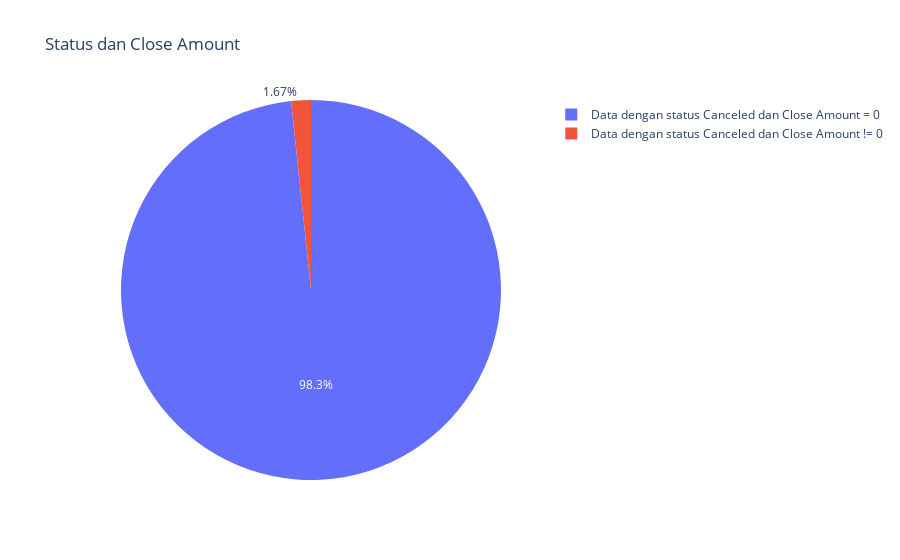

The cell this chart's notebook holds for it:
### Code cell
len_nol=len(tsawn[(tsawn['Status']=='Canceled') & (tsawn['Close Amount']==0)])
len_nnol=len(tsawn[(tsawn['Status']=='Canceled') & (tsawn['Close Amount']!=0)])
tot=len_nol+len_nnol
a=(len_nol/tot)*100
b=(len_nnol/tot)*100
# print(a,b)
labels=['Data dengan status Canceled dan Close Amount = 0','Data dengan status Canceled dan Close Amount != 0']
values=[a,b]
fig = go.Figure(data=[go.Pie(labels=labels, values=values)])
fig.update_layout(title_text='Status dan Close Amount')
fig.show()

### Figure 1 — Plotly figure (JSON) as saved in the notebook; plotly's stock layout.template omitted (floating-point values rounded to 4 significant figures)
{"data": [{"labels": ["Data dengan status Canceled dan Close Amount = 0", "Data dengan status Canceled dan Close Amount != 0"], "type": "pie", "values": [98.33, 1.67]}], "layout": {"title": {"text": "Status dan Close Amount"}}}
